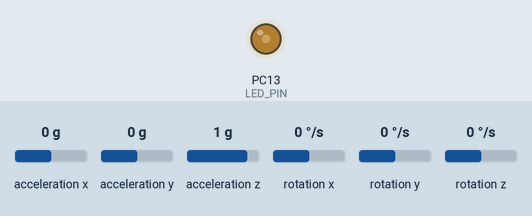
Bench run of a sketch on a simulated STM32 Blue Pill. On the bench: output pins drawn as LEDs (lit = HIGH). The test bench sets the inputs (shaded band); at power-on: acceleration x 0 g, acceleration y 0 g, acceleration z 1 g, rotation x 0 °/s, rotation y 0 °/s, rotation z 0 °/s. What the sketch prints to the serial monitor is not drawn. At 0.1 s the program stops and its outputs stay as they are.

Above: at 0.2 s.
Timing chart, 0 to 1.6 s (numbered marks = the images above):
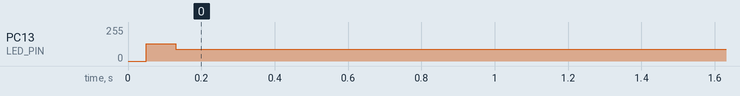

The sketch:

STM32_MPU6050_fft.ino
```cpp
// I2C device class (I2Cdev) demonstration Arduino sketch for MPU6050 class
// 10/7/2011 by Jeff Rowberg <jeff@rowberg.net>
// Updates should (hopefully) always be available at https://github.com/jrowberg/i2cdevlib
//
// Changelog:
//      2013-05-08 - added multiple output formats
//                 - added seamless Fastwire support
//      2011-10-07 - initial release

/* ============================================
I2Cdev device library code is placed under the MIT license
Copyright (c) 2011 Jeff Rowberg

Permission is hereby granted, free of charge, to any person obtaining a copy
of this software and associated documentation files (the "Software"), to deal
in the Software without restriction, including without limitation the rights
to use, copy, modify, merge, publish, distribute, sublicense, and/or sell
copies of the Software, and to permit persons to whom the Software is
furnished to do so, subject to the following conditions:

The above copyright notice and this permission notice shall be included in
all copies or substantial portions of the Software.

THE SOFTWARE IS PROVIDED "AS IS", WITHOUT WARRANTY OF ANY KIND, EXPRESS OR
IMPLIED, INCLUDING BUT NOT LIMITED TO THE WARRANTIES OF MERCHANTABILITY,
FITNESS FOR A PARTICULAR PURPOSE AND NONINFRINGEMENT. IN NO EVENT SHALL THE
AUTHORS OR COPYRIGHT HOLDERS BE LIABLE FOR ANY CLAIM, DAMAGES OR OTHER
LIABILITY, WHETHER IN AN ACTION OF CONTRACT, TORT OR OTHERWISE, ARISING FROM,
OUT OF OR IN CONNECTION WITH THE SOFTWARE OR THE USE OR OTHER DEALINGS IN
THE SOFTWARE.
===============================================
*/

// I2Cdev and MPU6050 must be installed as libraries, or else the .cpp/.h files
// for both classes must be in the include path of your project
#include "I2Cdev.h"
#include "MPU6050.h"

#include "arduinoFFT.h"

arduinoFFT FFT = arduinoFFT(); /* Create FFT object */

const uint16_t samples = 64; //This value MUST ALWAYS be a power of 2
double signalFrequency = 20;
double samplingFrequency = 100;
uint8_t amplitude = 100;

/*
These are the input and output vectors
Input vectors receive computed results from FFT
*/
double vReal[samples];
double vImag[samples];

#define SCL_INDEX 0x00
#define SCL_TIME 0x01
#define SCL_FREQUENCY 0x02

// Arduino Wire library is required if I2Cdev I2CDEV_ARDUINO_WIRE implementation
// is used in I2Cdev.h
#if I2CDEV_IMPLEMENTATION == I2CDEV_ARDUINO_WIRE
    #include "Wire.h"
#endif

// class default I2C address is 0x68
// specific I2C addresses may be passed as a parameter here
// AD0 low = 0x68 (default for InvenSense evaluation board)
// AD0 high = 0x69
MPU6050 accelgyro;
//MPU6050 accelgyro(0x69); // <-- use for AD0 high

int16_t ax, ay, az;
int16_t gx, gy, gz;


// uncomment "OUTPUT_READABLE_ACCELGYRO" if you want to see a tab-separated
// list of the accel X/Y/Z and then gyro X/Y/Z values in decimal. Easy to read,
// not so easy to parse, and slow(er) over UART.
#define OUTPUT_READABLE_ACCELGYRO

// uncomment "OUTPUT_BINARY_ACCELGYRO" to send all 6 axes of data as 16-bit
// binary, one right after the other. This is very fast (as fast as possible
// without compression or data loss), and easy to parse, but impossible to read
// for a human.
//#define OUTPUT_BINARY_ACCELGYRO


#define LED_PIN PC13
bool blinkState = false;


void setup() {
    // join I2C bus (I2Cdev library doesn't do this automatically)
    #if I2CDEV_IMPLEMENTATION == I2CDEV_ARDUINO_WIRE
        Wire.begin();
    #elif I2CDEV_IMPLEMENTATION == I2CDEV_BUILTIN_FASTWIRE
        Fastwire::setup(400, true);
    #endif

    // initialize serial communication
    // (38400 chosen because it works as well at 8MHz as it does at 16MHz, but
    // it's really up to you depending on your project)
    Serial.begin(115200);

    // initialize device
    Serial.println("Initializing I2C devices...");
    accelgyro.initialize();

    // verify connection
    Serial.println("Testing device connections...");
    Serial.println(accelgyro.testConnection() ? "MPU6050 connection successful" : "MPU6050 connection failed");

    // use the code below to change accel/gyro offset values
    /*
    Serial.println("Updating internal sensor offsets...");
    // -76	-2359	1688	0	0	0
    Serial.print(accelgyro.getXAccelOffset()); Serial.print("\t"); // -76
    Serial.print(accelgyro.getYAccelOffset()); Serial.print("\t"); // -2359
    Serial.print(accelgyro.getZAccelOffset()); Serial.print("\t"); // 1688
    Serial.print(accelgyro.getXGyroOffset()); Serial.print("\t"); // 0
    Serial.print(accelgyro.getYGyroOffset()); Serial.print("\t"); // 0
    Serial.print(accelgyro.getZGyroOffset()); Serial.print("\t"); // 0
    Serial.print("\n");
    accelgyro.setXGyroOffset(220);
    accelgyro.setYGyroOffset(76);
    accelgyro.setZGyroOffset(-85);
    Serial.print(accelgyro.getXAccelOffset()); Serial.print("\t"); // -76
    Serial.print(accelgyro.getYAccelOffset()); Serial.print("\t"); // -2359
    Serial.print(accelgyro.getZAccelOffset()); Serial.print("\t"); // 1688
    Serial.print(accelgyro.getXGyroOffset()); Serial.print("\t"); // 0
    Serial.print(accelgyro.getYGyroOffset()); Serial.print("\t"); // 0
    Serial.print(accelgyro.getZGyroOffset()); Serial.print("\t"); // 0
    Serial.print("\n");
    */

    // configure Arduino LED for
    pinMode(LED_PIN, OUTPUT);
}

void loop() {
  int min=4096, max=0;
  // read raw accel/gyro measurements from device
  //accelgyro.getMotion6(&ax, &ay, &az, &gx, &gy, &gz);
  for (uint16_t i = 0; i < samples; i++){
    // these methods (and a few others) are also available
    accelgyro.getAcceleration(&ax, &ay, &az);
    //accelgyro.getRotation(&gx, &gy, &gz);
    vReal[i] = az;
    // display tab-separated accel/gyro x/y/z values
    //Serial.print(ax); Serial.print("\t");
    //Serial.print(ay); Serial.print("\t");
    //Serial.println(az);

    // blink LED to indicate activity
    blinkState = !blinkState;
    digitalWrite(LED_PIN, blinkState);
  }

    /* Print the results of the simulated sampling according to time */
  Serial.println("Data:");
  PrintVector(vReal, samples, SCL_TIME);
  FFT.Windowing(vReal, samples, FFT_WIN_TYP_HAMMING, FFT_FORWARD);  /* Weigh data */
  //Serial.println("Weighed data:");
  //PrintVector(vReal, samples, SCL_TIME);
  FFT.Compute(vReal, vImag, samples, FFT_FORWARD); /* Compute FFT */
  //Serial.println("Computed Real values:");
  //PrintVector(vReal, samples, SCL_INDEX);
  //Serial.println("Computed Imaginary values:");
  //PrintVector(vImag, samples, SCL_INDEX);
  FFT.ComplexToMagnitude(vReal, vImag, samples); /* Compute magnitudes */
  Serial.println("Computed magnitudes:");
  PrintVector(vReal, (samples >> 1), SCL_FREQUENCY);
  double x = FFT.MajorPeak(vReal, samples, samplingFrequency);
  Serial.println(x, 6);
  while(1); /* Run Once */
  // delay(2000); /* Repeat after delay */

}

void PrintVector(double *vData, uint8_t bufferSize, uint8_t scaleType)
{
  for (uint16_t i = 0; i < bufferSize; i++)
  {
    double abscissa;
    /* Print abscissa value */
    switch (scaleType)
    {
      case SCL_INDEX:
        abscissa = (i * 1.0);
  break;
      case SCL_TIME:
        abscissa = ((i * 1.0) / samplingFrequency);
  break;
      case SCL_FREQUENCY:
        abscissa = ((i * 1.0 * samplingFrequency) / samples);
  break;
    }
    Serial.print(abscissa, 6);
    Serial.print(" ");
    Serial.print(vData[i], 4);
    Serial.println();
  }
  Serial.println();
}
```

Measured:
- by itself, PC13 (LED_PIN): 0/255 → 128/255 at 0.05 s, → 88/255 0.08 s later
